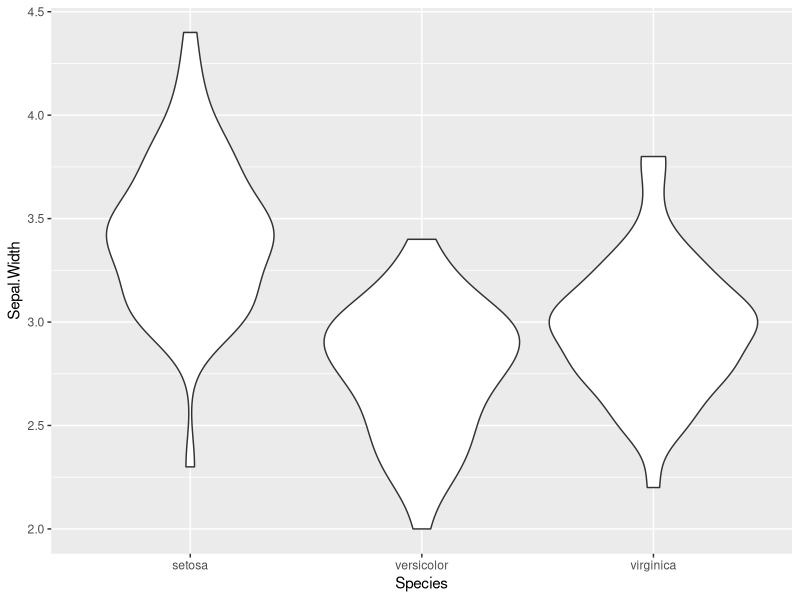

Write R code to recreate this figure.
## ---- chunk 1
library(ggplot2)
mydata <- iris
## ---- chunk 2
typeof(mydata$Species)
## ---- chunk 3
median_Sepal.Width <- median(mydata$Sepal.Width)
print(median_Sepal.Width)
## ---- chunk 4
p <- ggplot(mydata, aes(y = Sepal.Width, x = Species)) + geom_violin()
print(p)
## ---- chunk 5
myanswer <- "The MIT License gives this permission under the stipulation that the License is distributed with that software, while the GPL License only grants use and modification by non-proprietary software."
## ---- chunk 6
nchar(myanswer)
## ---- chunk 7
gsub('MIT', 'Massachusetts Institute of Technology', myanswer)
gsub('GPL', 'General Public License', myanswer)
## ---- chunk 8
cat("
<style>
h1 {
    background-color: #990000;
    color:#FFF;
    text-align:center;
}
h2 {
   background-color:#f3d6d6;
   text-align:center;
   color:#333
}
h3 {
   margin-left:-5px;
   color:#333
}

</style>
")
